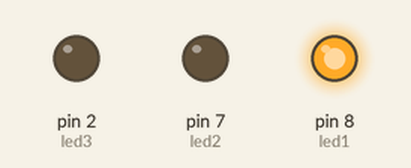
The sketch below on a simulated Arduino Uno, built with avr-gcc and run on an emulated ATmega328P. Shown: output pins drawn as LEDs (lit = HIGH).

Above: at 0.05 s.
At 0.75 s:
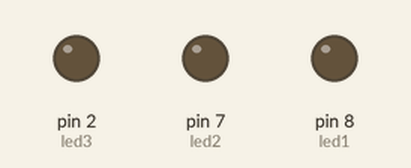
At 1.45 s:
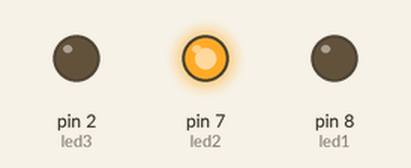
At 2.85 s:
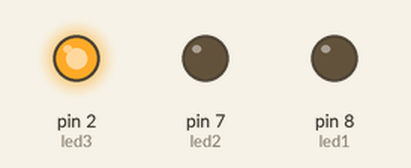
Timing chart, 0 to 3.1 s (numbered marks = the images above):
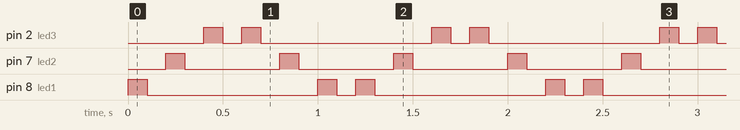

The sketch:

utn_clase_arduino01_0021.ino
```cpp
int led1 = 8, led2 = 7, led3 = 2;

void setup()
{
  pinMode(led1, OUTPUT);
  pinMode(led2, OUTPUT);
  pinMode(led3, OUTPUT);
}

void loop()
{
  digitalWrite(led1, HIGH);
  delay(100); // Wait for 1000 millisecond(s)
  digitalWrite(led1, LOW);
  delay(100); // Wait for 1000 millisecond(s)
  digitalWrite(led2, HIGH);
  delay(100); // Wait for 1000 millisecond(s)
  digitalWrite(led2, LOW);
  delay(100); // Wait for 1000 millisecond(s)
  digitalWrite(led3, HIGH);
  delay(100); // Wait for 1000 millisecond(s)
  digitalWrite(led3, LOW);
  delay(100); // Wait for 1000 millisecond(s)
  digitalWrite(led3, HIGH);
  delay(100); // Wait for 1000 millisecond(s)
  digitalWrite(led3, LOW);
  delay(100); // Wait for 1000 millisecond(s)
  digitalWrite(led2, HIGH);
  delay(100); // Wait for 1000 millisecond(s)
  digitalWrite(led2, LOW);
  delay(100); // Wait for 1000 millisecond(s)
  digitalWrite(led1, HIGH);
  delay(100); // Wait for 1000 millisecond(s)
  digitalWrite(led1, LOW);
  delay(100); // Wait for 1000 millisecond(s)

}
```

Measured:
- by itself, pin 2 (led3): repeats every 1.2 s: LOW 0.10 s, HIGH 0.10 s, LOW 0.90 s, HIGH 0.10 s
- by itself, pin 7 (led2): alternates HIGH for 0.10 s and LOW for 0.50 s
- by itself, pin 8 (led1): repeats every 1.2 s: LOW 0.90 s, HIGH 0.10 s, LOW 0.10 s, HIGH 0.10 s
